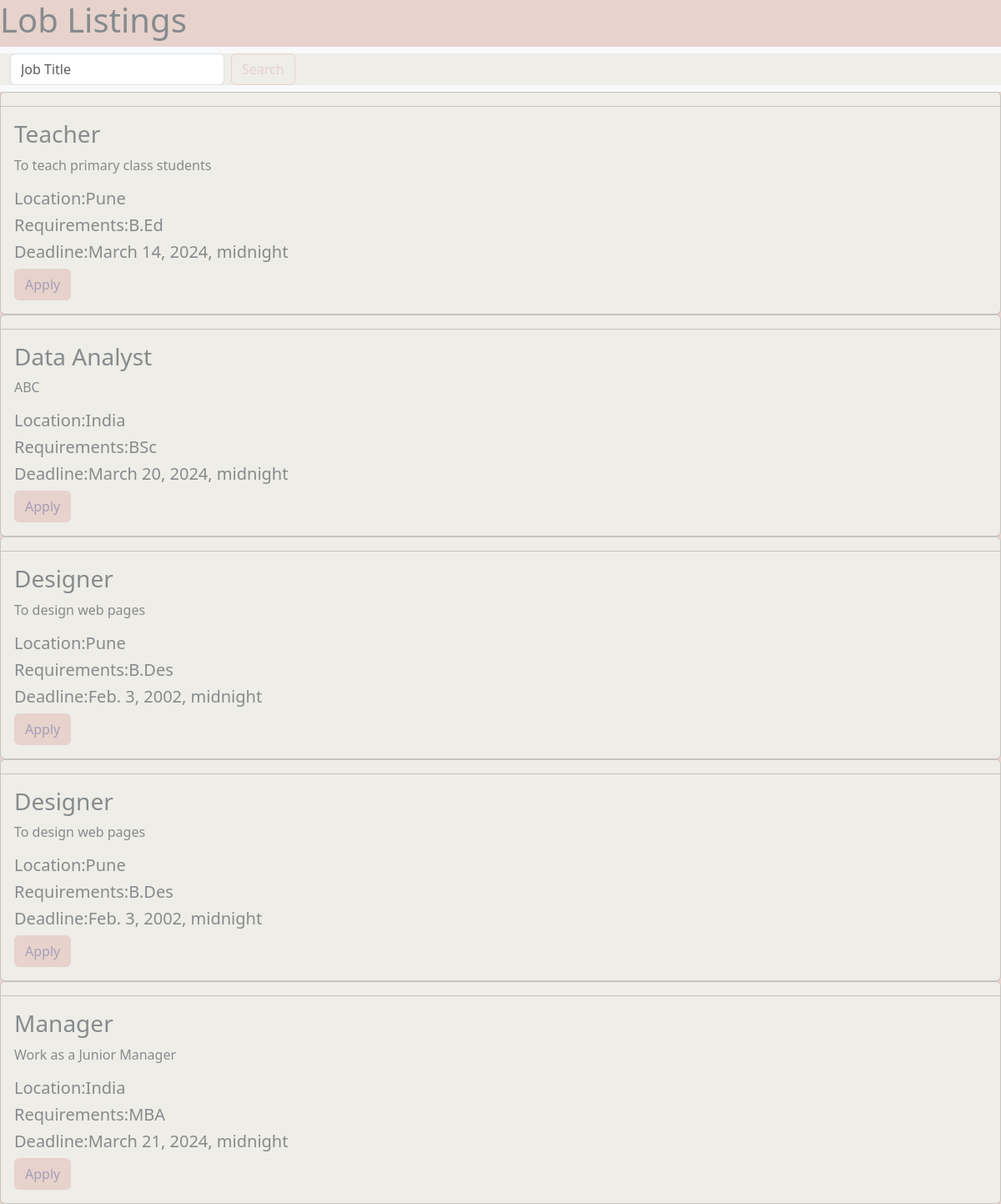
The page / on the database its author committed.
### job_details/models.py (models this page shows)
class Job(models.Model):
    title = models.CharField(max_length=255)
    company_name = models.CharField(max_length=255)
    description = models.TextField()
    location = models.TextField()
    requirements = models.TextField()
    app_deadline = models.DateField()
    class Meta:
        db_table = 'Job'

### job_details/views.py (the view)
# urls.py: path('', views.index, name='index'),
def index(request):
    job = Job.objects.all()
    return render(request, 'index.html', {'Job':job, 'BASE_DIR':BASE_DIR})

### templates/index.html (shortened to what this page needs)
<!DOCTYPE html>
<html lang="en">
<head>
    <link href="https://cdn.jsdelivr.net/npm/bootstrap@5.3.3/dist/css/bootstrap.min.css" rel="stylesheet">
</head>
<body style="background-color: #e7d2cc;">
    <h1 style="color: #868b8e;">Lob Listings</h1>
    <nav class="navbar bg-body-tertiary">
        <div class="container-fluid" style="background-color: #eeede7;">
          <form class="d-flex" role="search">
            <input class="form-control me-2" type="search" placeholder="Job Title" aria-label="Search" style="color: #b9b7bd;">
            <button class="btn btn-outline-success" type="submit" style="color: #e7d2cc; border-color: #e7d2cc;">Search</button>
          </form>
        </div>
      </nav>
    {%for job in Job%}
      <div class="card" style="background-color: #eeede7;">
        <h5 class="card-header" style="background-color: #eeede7; color: #868b8e;">{{job.comopany_name}}</h5>
        <div class="card-body">
          <h3 class="card-title" style="color: #868b8e;">{{job.title}}</h3>
          <p class="card-text" style="color: #868b8e;">{{job.description}}</p>
          <h5 class="card-title" style="color: #868b8e;">Location:{{job.location}}</h5>
          <h5 class="card-title" style="color: #868b8e;">Requirements:{{job.requirements}}</h5>
          <h5 class="card-title" style="color: #868b8e;">Deadline:{{job.app_deadline}}</h5>
          <a href="apply.html" class="btn btn-primary" style="background-color: #e7d2cc; color: #a79fb7; border-color: #e7d2cc;">Apply</a>
        </div>
      </div>
    {% endfor %}
</body>
</html>

### rows shown on the page
Job: title "Teacher", description "To teach primary class students", location "Pune", requirements "B.Ed", app_deadline "March 14, 2024, midnight"
Job: title "Data Analyst", description "ABC", location "India", requirements "BSc", app_deadline "March 20, 2024, midnight"
Job: title "Designer", description "To design web pages", location "Pune", requirements "B.Des", app_deadline "Feb. 3, 2002, midnight"
Job: title "Designer", description "To design web pages", location "Pune", requirements "B.Des", app_deadline "Feb. 3, 2002, midnight"
Job: title "Manager", description "Work as a Junior Manager", location "India", requirements "MBA", app_deadline "March 21, 2024, midnight"
